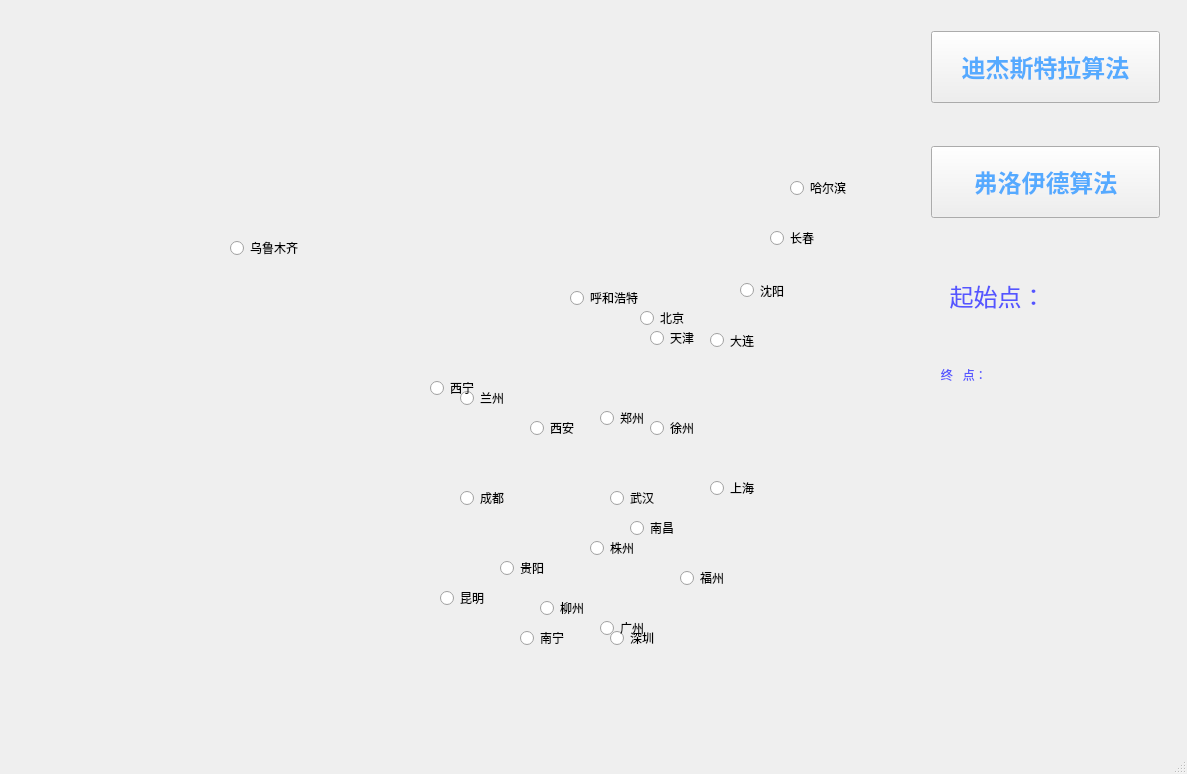
<?xml version="1.0" encoding="UTF-8"?>
<ui version="4.0">
 <class>MainWindow</class>
 <widget class="QMainWindow" name="MainWindow">
  <property name="geometry">
   <rect>
    <x>0</x>
    <y>0</y>
    <width>1187</width>
    <height>774</height>
   </rect>
  </property>
  <property name="windowTitle">
   <string>城市最短路径</string>
  </property>
  <property name="windowIcon">
   <iconset>
    <normaloff>../Shortestpath/timg.jpg</normaloff>../Shortestpath/timg.jpg</iconset>
  </property>
  <property name="styleSheet">
   <string notr="true"/>
  </property>
  <widget class="QWidget" name="centralWidget">
   <widget class="QLabel" name="label">
    <property name="geometry">
     <rect>
      <x>30</x>
      <y>10</y>
      <width>881</width>
      <height>701</height>
     </rect>
    </property>
    <property name="cursor">
     <cursorShape>ArrowCursor</cursorShape>
    </property>
    <property name="styleSheet">
     <string notr="true"/>
    </property>
    <property name="text">
     <string/>
    </property>
    <property name="scaledContents">
     <bool>true</bool>
    </property>
   </widget>
   <widget class="QRadioButton" name="btn_chengdu">
    <property name="geometry">
     <rect>
      <x>460</x>
      <y>490</y>
      <width>51</width>
      <height>16</height>
     </rect>
    </property>
    <property name="cursor">
     <cursorShape>CrossCursor</cursorShape>
    </property>
    <property name="text">
     <string>成都</string>
    </property>
   </widget>
   <widget class="QRadioButton" name="btn_haerbin">
    <property name="geometry">
     <rect>
      <x>790</x>
      <y>180</y>
      <width>61</width>
      <height>16</height>
     </rect>
    </property>
    <property name="cursor">
     <cursorShape>CrossCursor</cursorShape>
    </property>
    <property name="text">
     <string>哈尔滨</string>
    </property>
   </widget>
   <widget class="QRadioButton" name="btn_changchun">
    <property name="geometry">
     <rect>
      <x>770</x>
      <y>230</y>
      <width>51</width>
      <height>16</height>
     </rect>
    </property>
    <property name="cursor">
     <cursorShape>CrossCursor</cursorShape>
    </property>
    <property name="text">
     <string>长春</string>
    </property>
   </widget>
   <widget class="QRadioButton" name="btn_shenyang">
    <property name="geometry">
     <rect>
      <x>740</x>
      <y>280</y>
      <width>51</width>
      <height>21</height>
     </rect>
    </property>
    <property name="cursor">
     <cursorShape>CrossCursor</cursorShape>
    </property>
    <property name="text">
     <string>沈阳</string>
    </property>
   </widget>
   <widget class="QRadioButton" name="btn_beijing">
    <property name="geometry">
     <rect>
      <x>640</x>
      <y>310</y>
      <width>51</width>
      <height>16</height>
     </rect>
    </property>
    <property name="cursor">
     <cursorShape>CrossCursor</cursorShape>
    </property>
    <property name="text">
     <string>北京</string>
    </property>
   </widget>
   <widget class="QRadioButton" name="btn_dalian">
    <property name="geometry">
     <rect>
      <x>710</x>
      <y>330</y>
      <width>51</width>
      <height>21</height>
     </rect>
    </property>
    <property name="cursor">
     <cursorShape>CrossCursor</cursorShape>
    </property>
    <property name="text">
     <string>大连</string>
    </property>
   </widget>
   <widget class="QRadioButton" name="btn_tianjing">
    <property name="geometry">
     <rect>
      <x>650</x>
      <y>330</y>
      <width>51</width>
      <height>16</height>
     </rect>
    </property>
    <property name="cursor">
     <cursorShape>CrossCursor</cursorShape>
    </property>
    <property name="text">
     <string>天津</string>
    </property>
   </widget>
   <widget class="QRadioButton" name="btn_huhehaote">
    <property name="geometry">
     <rect>
      <x>570</x>
      <y>290</y>
      <width>89</width>
      <height>16</height>
     </rect>
    </property>
    <property name="cursor">
     <cursorShape>CrossCursor</cursorShape>
    </property>
    <property name="text">
     <string>呼和浩特</string>
    </property>
   </widget>
   <widget class="QRadioButton" name="btn_wulumuqi">
    <property name="geometry">
     <rect>
      <x>230</x>
      <y>240</y>
      <width>81</width>
      <height>16</height>
     </rect>
    </property>
    <property name="cursor">
     <cursorShape>CrossCursor</cursorShape>
    </property>
    <property name="text">
     <string>乌鲁木齐</string>
    </property>
   </widget>
   <widget class="QRadioButton" name="btn_kunming">
    <property name="geometry">
     <rect>
      <x>440</x>
      <y>590</y>
      <width>51</width>
      <height>16</height>
     </rect>
    </property>
    <property name="cursor">
     <cursorShape>CrossCursor</cursorShape>
    </property>
    <property name="styleSheet">
     <string notr="true"/>
    </property>
    <property name="text">
     <string>昆明</string>
    </property>
   </widget>
   <widget class="QRadioButton" name="btn_guiyang">
    <property name="geometry">
     <rect>
      <x>500</x>
      <y>560</y>
      <width>51</width>
      <height>16</height>
     </rect>
    </property>
    <property name="cursor">
     <cursorShape>CrossCursor</cursorShape>
    </property>
    <property name="text">
     <string>贵阳</string>
    </property>
   </widget>
   <widget class="QRadioButton" name="btn_nanning">
    <property name="geometry">
     <rect>
      <x>520</x>
      <y>630</y>
      <width>51</width>
      <height>16</height>
     </rect>
    </property>
    <property name="cursor">
     <cursorShape>CrossCursor</cursorShape>
    </property>
    <property name="text">
     <string>南宁</string>
    </property>
   </widget>
   <widget class="QRadioButton" name="btn_liuzhou">
    <property name="geometry">
     <rect>
      <x>540</x>
      <y>600</y>
      <width>51</width>
      <height>16</height>
     </rect>
    </property>
    <property name="cursor">
     <cursorShape>CrossCursor</cursorShape>
    </property>
    <property name="text">
     <string>柳州</string>
    </property>
   </widget>
   <widget class="QRadioButton" name="btn_fuzhou">
    <property name="geometry">
     <rect>
      <x>680</x>
      <y>570</y>
      <width>51</width>
      <height>16</height>
     </rect>
    </property>
    <property name="cursor">
     <cursorShape>CrossCursor</cursorShape>
    </property>
    <property name="text">
     <string>福州</string>
    </property>
   </widget>
   <widget class="QRadioButton" name="btn_shanghai">
    <property name="geometry">
     <rect>
      <x>710</x>
      <y>480</y>
      <width>51</width>
      <height>16</height>
     </rect>
    </property>
    <property name="cursor">
     <cursorShape>CrossCursor</cursorShape>
    </property>
    <property name="text">
     <string>上海</string>
    </property>
   </widget>
   <widget class="QRadioButton" name="btn_nanchang">
    <property name="geometry">
     <rect>
      <x>630</x>
      <y>520</y>
      <width>51</width>
      <height>16</height>
     </rect>
    </property>
    <property name="cursor">
     <cursorShape>CrossCursor</cursorShape>
    </property>
    <property name="text">
     <string>南昌</string>
    </property>
   </widget>
   <widget class="QRadioButton" name="btn_xuzhou">
    <property name="geometry">
     <rect>
      <x>650</x>
      <y>420</y>
      <width>51</width>
      <height>16</height>
     </rect>
    </property>
    <property name="cursor">
     <cursorShape>CrossCursor</cursorShape>
    </property>
    <property name="text">
     <string>徐州</string>
    </property>
   </widget>
   <widget class="QRadioButton" name="btn_zhengzhou">
    <property name="geometry">
     <rect>
      <x>600</x>
      <y>410</y>
      <width>51</width>
      <height>16</height>
     </rect>
    </property>
    <property name="cursor">
     <cursorShape>CrossCursor</cursorShape>
    </property>
    <property name="text">
     <string>郑州</string>
    </property>
   </widget>
   <widget class="QRadioButton" name="btn_xian">
    <property name="geometry">
     <rect>
      <x>530</x>
      <y>420</y>
      <width>51</width>
      <height>16</height>
     </rect>
    </property>
    <property name="cursor">
     <cursorShape>CrossCursor</cursorShape>
    </property>
    <property name="text">
     <string>西安</string>
    </property>
   </widget>
   <widget class="QRadioButton" name="btn_lanzhou">
    <property name="geometry">
     <rect>
      <x>460</x>
      <y>390</y>
      <width>51</width>
      <height>16</height>
     </rect>
    </property>
    <property name="cursor">
     <cursorShape>CrossCursor</cursorShape>
    </property>
    <property name="text">
     <string>兰州</string>
    </property>
   </widget>
   <widget class="QRadioButton" name="btn_xining">
    <property name="geometry">
     <rect>
      <x>430</x>
      <y>380</y>
      <width>51</width>
      <height>16</height>
     </rect>
    </property>
    <property name="cursor">
     <cursorShape>CrossCursor</cursorShape>
    </property>
    <property name="text">
     <string>西宁</string>
    </property>
   </widget>
   <widget class="QRadioButton" name="btn_shenzhen">
    <property name="geometry">
     <rect>
      <x>610</x>
      <y>630</y>
      <width>51</width>
      <height>16</height>
     </rect>
    </property>
    <property name="cursor">
     <cursorShape>CrossCursor</cursorShape>
    </property>
    <property name="text">
     <string>深圳</string>
    </property>
   </widget>
   <widget class="QRadioButton" name="btn_guangzhou">
    <property name="geometry">
     <rect>
      <x>600</x>
      <y>620</y>
      <width>89</width>
      <height>16</height>
     </rect>
    </property>
    <property name="cursor">
     <cursorShape>CrossCursor</cursorShape>
    </property>
    <property name="text">
     <string>广州</string>
    </property>
   </widget>
   <widget class="QRadioButton" name="btn_zhuzhou">
    <property name="geometry">
     <rect>
      <x>590</x>
      <y>540</y>
      <width>89</width>
      <height>16</height>
     </rect>
    </property>
    <property name="cursor">
     <cursorShape>CrossCursor</cursorShape>
    </property>
    <property name="text">
     <string>株州</string>
    </property>
   </widget>
   <widget class="QRadioButton" name="btn_wuhan">
    <property name="geometry">
     <rect>
      <x>610</x>
      <y>490</y>
      <width>51</width>
      <height>16</height>
     </rect>
    </property>
    <property name="cursor">
     <cursorShape>CrossCursor</cursorShape>
    </property>
    <property name="styleSheet">
     <string notr="true"/>
    </property>
    <property name="text">
     <string>武汉</string>
    </property>
   </widget>
   <widget class="QWidget" name="layoutWidget">
    <property name="geometry">
     <rect>
      <x>920</x>
      <y>20</y>
      <width>251</width>
      <height>661</height>
     </rect>
    </property>
    <layout class="QVBoxLayout" name="_2" stretch="2,1,2,1,2,2,2,5">
     <item>
      <widget class="QPushButton" name="btn_djstl">
       <property name="sizePolicy">
        <sizepolicy hsizetype="Minimum" vsizetype="Preferred">
         <horstretch>0</horstretch>
         <verstretch>0</verstretch>
        </sizepolicy>
       </property>
       <property name="font">
        <font>
         <family>Arial Black</family>
         <pointsize>18</pointsize>
         <weight>75</weight>
         <bold>true</bold>
        </font>
       </property>
       <property name="cursor">
        <cursorShape>OpenHandCursor</cursorShape>
       </property>
       <property name="styleSheet">
        <string notr="true">color: rgb(85, 170, 255);</string>
       </property>
       <property name="text">
        <string>迪杰斯特拉算法</string>
       </property>
      </widget>
     </item>
     <item>
      <spacer name="verticalSpacer">
       <property name="orientation">
        <enum>Qt::Vertical</enum>
       </property>
       <property name="sizeHint" stdset="0">
        <size>
         <width>20</width>
         <height>40</height>
        </size>
       </property>
      </spacer>
     </item>
     <item>
      <widget class="QPushButton" name="btn_flyd">
       <property name="sizePolicy">
        <sizepolicy hsizetype="Minimum" vsizetype="Expanding">
         <horstretch>0</horstretch>
         <verstretch>0</verstretch>
        </sizepolicy>
       </property>
       <property name="font">
        <font>
         <family>Arial Black</family>
         <pointsize>18</pointsize>
         <weight>75</weight>
         <bold>true</bold>
        </font>
       </property>
       <property name="cursor">
        <cursorShape>OpenHandCursor</cursorShape>
       </property>
       <property name="styleSheet">
        <string notr="true">color: rgb(85, 170, 255);</string>
       </property>
       <property name="text">
        <string>弗洛伊德算法</string>
       </property>
      </widget>
     </item>
     <item>
      <spacer name="verticalSpacer_2">
       <property name="orientation">
        <enum>Qt::Vertical</enum>
       </property>
       <property name="sizeHint" stdset="0">
        <size>
         <width>20</width>
         <height>40</height>
        </size>
       </property>
      </spacer>
     </item>
     <item>
      <layout class="QHBoxLayout" name="horizontalLayout" stretch="2,3">
       <item>
        <widget class="QLabel" name="label_2">
         <property name="font">
          <font>
           <family>Arial Black</family>
           <pointsize>18</pointsize>
           <weight>10</weight>
           <italic>false</italic>
           <bold>false</bold>
          </font>
         </property>
         <property name="styleSheet">
          <string notr="true">font: 87 18pt &quot;Arial Black&quot;;
color: rgb(85, 85, 255);</string>
         </property>
         <property name="text">
          <string>   起始点：</string>
         </property>
        </widget>
       </item>
       <item>
        <widget class="QLabel" name="label_start">
         <property name="styleSheet">
          <string notr="true">font: 20pt &quot;Arial&quot;;
color: rgb(85, 170, 255);</string>
         </property>
         <property name="text">
          <string/>
         </property>
        </widget>
       </item>
      </layout>
     </item>
     <item>
      <layout class="QHBoxLayout" name="horizontalLayout_2" stretch="2,3">
       <item>
        <widget class="QLabel" name="label_3">
         <property name="styleSheet">
          <string notr="true">font: 87 18pt &quot;Arial Black&quot;;
color: rgb(85, 85, 255);</string>
         </property>
         <property name="text">
          <string>   终   点：</string>
         </property>
        </widget>
       </item>
       <item>
        <widget class="QLabel" name="label_over">
         <property name="styleSheet">
          <string notr="true">font: 20pt &quot;Arial&quot;;
color: rgb(85, 170, 255);</string>
         </property>
         <property name="text">
          <string/>
         </property>
        </widget>
       </item>
      </layout>
     </item>
     <item>
      <spacer name="verticalSpacer_3">
       <property name="orientation">
        <enum>Qt::Vertical</enum>
       </property>
       <property name="sizeHint" stdset="0">
        <size>
         <width>20</width>
         <height>40</height>
        </size>
       </property>
      </spacer>
     </item>
     <item>
      <widget class="QLabel" name="label_display">
       <property name="styleSheet">
        <string notr="true">font: 18pt &quot;Arial&quot;;
color: rgb(105, 158, 255);</string>
       </property>
       <property name="text">
        <string/>
       </property>
      </widget>
     </item>
    </layout>
   </widget>
   <widget class="QLabel" name="label_4">
    <property name="geometry">
     <rect>
      <x>410</x>
      <y>400</y>
      <width>31</width>
      <height>16</height>
     </rect>
    </property>
    <property name="text">
     <string/>
    </property>
   </widget>
  </widget>
  <widget class="QMenuBar" name="menuBar">
   <property name="geometry">
    <rect>
     <x>0</x>
     <y>0</y>
     <width>1187</width>
     <height>23</height>
    </rect>
   </property>
  </widget>
  <widget class="QStatusBar" name="statusBar"/>
 </widget>
 <layoutdefault spacing="6" margin="11"/>
 <resources/>
 <connections/>
</ui>
